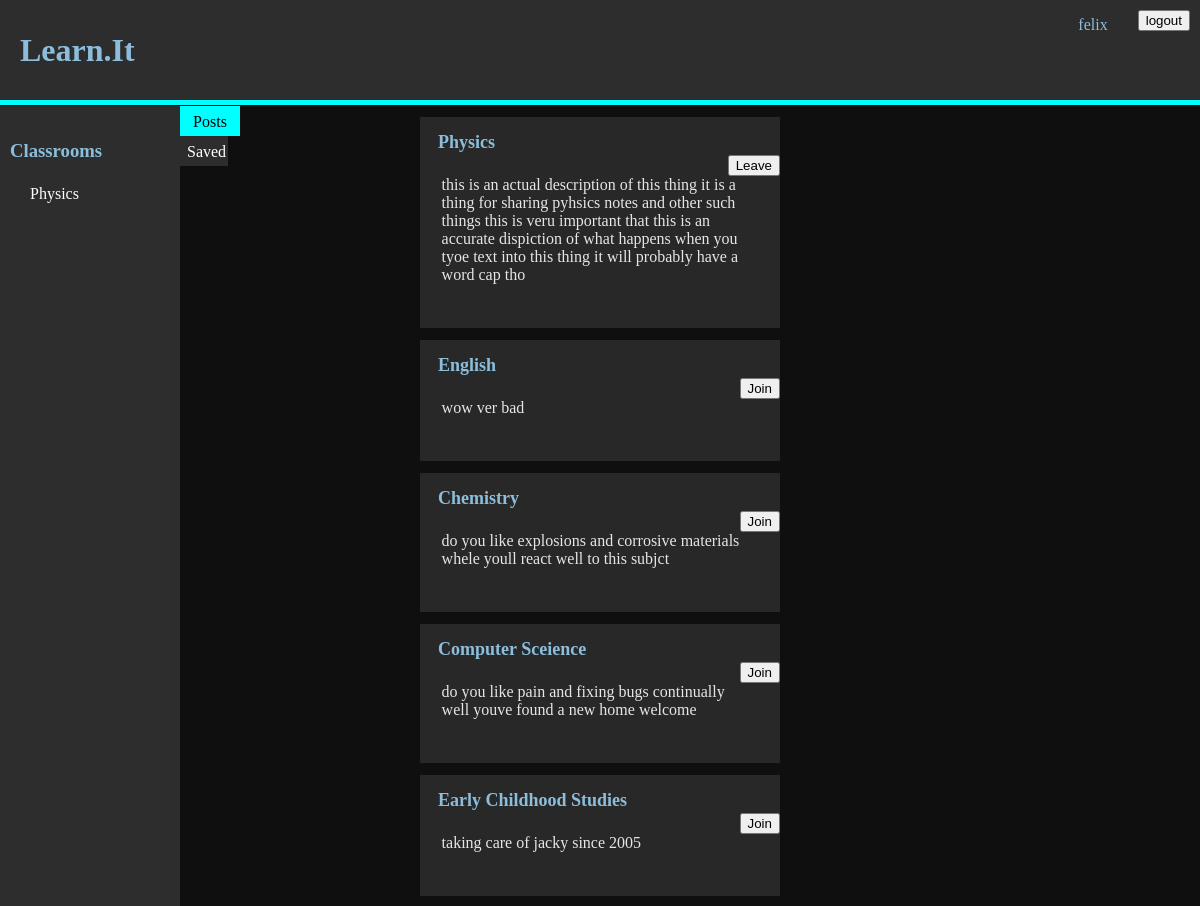
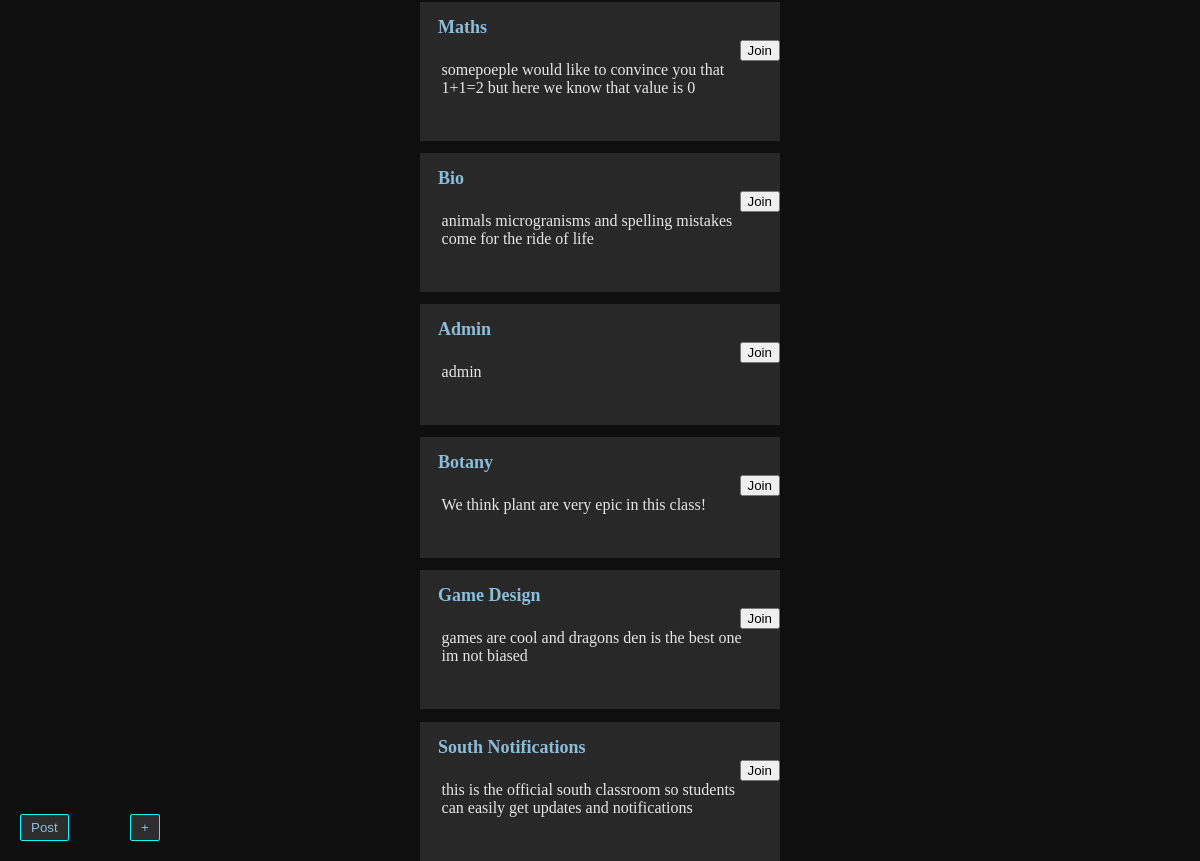
The page /c (signed in) on the database its author committed (2 pictures, top to bottom).
### tables this page shows
CREATE TABLE User (id INTEGER PRIMARY KEY, name STRING, description TEXT, salt TEXT, password STRING);

CREATE TABLE classroom (id INTEGER PRIMARY KEY, name STRING (25), description TEXT (100), ProPic TEXT);

### main.py (the view)
@app.route("/c")
def view_classess():
    name = ''
    my_classess = ""
    id = 0
    if session.get("_User") is None:
        classes = do_query("""SELECT name, id from classroom""", (), None)
    else:
        id = session["_User"]
        classes = do_query("""select classroom.name, id from User_Classroom
                            join classroom ON classroom.id = Cid WHERE Uid = ?;
                            """, (int(session["_User"]),), None)
        name = do_query("SELECT name from User where id = ?",
                        (session["_User"],), "fetch")
        my_classess = do_query(
            """SELECT id from classroom where id in
            (select Cid from User_Classroom where Uid = ?)""",
            (session["_User"],), None)
    posts = do_query("SELECT * from classroom", (), None)
    return render_template("ClassMenu.html", title="Classes", stuff=posts,
                           classrooms=classes, uid=id, user_name=name,
                           myclassrooms=my_classess, page=0)

### main.py (called while the page is built)
def do_query(query, data, fetch):
    conn = sqlite3.connect("learnit.db")
    cur = conn.cursor()
    cur.execute(query, data)
    if fetch is None:
        result = cur.fetchall()
    else:
        result = cur.fetchone()
    conn.close()
    return result

### templates/ClassMenu.html (shortened to what this page needs)
<!DOCTYPE html>
<html lang="en" dir="ltr">
  <head>
  </head>
  <body>
    {%include 'header.html'%}
    {%include 'sidebar.html'%}
    <div class="mode-select">
      <div class="mode-selected">
        <p class="mode-text-selected">Posts</p>
      </div>
      <a href="/saved">
      <div class="mode">
        <p class="mode-text">Saved</p>
      </div>
      </a>
    </div>
    {%for i in stuff%}
    <div class="post">
      <a href="/c/{{i[0]}}"><h1 class="post-title" >{{i[1]}}</h1></a>
      {%if uid != 0%}
      <form action="/join_c" method="post">
        {%if (i[0],) in myclassrooms%}
        <button class="join-button" name="Join" value="{{i[0]}}" type="submit">Leave</button>
        {%else%}
        <button class="join-button" name="Join" value="{{i[0]}}" type="submit">Join</button>
        {%endif%}
      </form>
      {%endif%}
      <p class="post-text">{{i[2]}}</p>
      <br>
    </div>
    {%endfor%}
  </body>
</html>

### templates/header.html (shortened to what this page needs)
<!DOCTYPE html>
<html lang="en" dir="ltr">
<link rel="stylesheet" href="../static/css/style.css">
  <head>
  </head>
  <body>
    <div class="header">
        <h1 class="title"><a href="/" class="Title-link">Learn.it</a>
        </h1>
        {%if login != "1"%}
        <div class="login-box">
          {%if uid == 0%}
          <br>
          <form class="" action="/login" method="post">
            <input class="login-input" type="text" name="UserName" placeholder="User Name">
            <button type="button" name="button"><a href="sign-up">sign up</a> </button>
            <br><br>
            <input class="login-input" type="password" name="Password" placeholder="Password">
            <input type="submit" name="" value="login">
          </form>
          {%else%}
          <form class="logout" action="/logout" method="post">
            <input type="submit" name="" value="logout">
          </form>
              <p class="loggedin-name">{{user_name[0]}}</p>
          {%endif%}
        </div>
        {%endif%}
    </div>
  </body>
</html>

### templates/sidebar.html (shortened to what this page needs)
<!DOCTYPE html>
<html lang="en" dir="ltr">
<link rel="stylesheet" href="../static/css/style.css">
  <head>
  </head>
  <body>
    <div class="sidebar">
      <a href="/c" class="sidebar-Title"><h3 class="sidebar-Title">Classrooms</h3></a>
      {%for i in classrooms%}
        <a href="/c/{{i[1]}}" class="sidebar-Text">{{i[0]}}</a>
      {%endfor%}
    </div>
    {%if uid != 0%}
    <button type="button" class="make-class-link" style="left:20px" >
      <a href="/p">Post</a>
    </button>
    <button type="button" class="make-class-link" >
      <a href="/make_C">+</a>
    </button>
    {%endif%}
  </body>
</html>

### static/css/style.css (style rules this page uses)
div.header { width: 100%; background-color: rgb(45,45,45); height: 100px; padding: 0; color: rgb(140,190,220); border-bottom: solid 5px cyan; margin-bottom: 1px; position: relative; }
body { margin: 0; background-color: rgb(15,15,15) }
a { text-decoration: none; }
.title { margin-top: 0px; margin-left: 20px; text-transform: capitalize; line-height: 100px; text-decoration: none; color:rgb(140,190,220); margin-bottom: 0; float:left; }
.Title-link { text-decoration: none; height:100%; color:rgb(140,190,220); }
.sidebar { height: 100vh; width: 15vw; background-color: rgb(45,45,45); color:rgb(140,190,220); float: left; top: 0px; position:sticky; }
.sidebar-Title { margin-top: 0px; margin-left: 10px; line-height: 30px; color: rgb(140,190,220); text-decoration: none; }
.sidebar-Text { margin-left: 30px; color: white; text-transform: capitalize; display: block; margin-bottom: 15px; }
div.post { margin-left: auto; margin-right: auto; width: 30vw; background-color: rgb(40,40,40); padding-bottom: 10px; }
.post-title { font-size: large; color: rgb(140,190,220); text-transform: capitalize; margin-left: 5%; margin-right: 5%; margin-bottom: 2px; padding-bottom: 0px; padding-top: 15px; text-decoration: none; }
.post-text { width: 85%; margin-left: 1%; padding-left: 5%; padding-right: 5%; color: rgb(230,230,230); overflow:hidden; background-color: rgb(40,40,40); resize: none; border: None; overflow-y: auto; }
.login-box { position: absolute; display: inline-block; height: 100%; width: 20%; right: 0; float: right; }
.loggedin-name { float: right; margin-right: 20px; }
.logout { float: right; display: block; margin: 10px }
.join-button { display: inline; float: right; }
a { color: inherit; text-decoration: none; }
.make-class-link { left: calc(15vw - 50px); bottom: 20px; position: fixed; display: block; color: rgb(140,190,220); border: 1px solid cyan; background-color: rgb(45,45,45); padding-left: 10px; padding-right: 10px; padding-top: 5px; padding-bottom: 5px; border-radius: 2px; }
.mode-select { float: left; width: 5vw; height: 100px; position: sticky; top: 0px; }
.mode { width: 80%; height: 30%; background-color: rgb(45,45,45); z-index: 1; text-align: center; color: white; }
.mode-text { text-align: center; padding: 7px; margin: 0; }
.mode-selected { z-index: 1; text-align: center; width: 100%; height: 30%; background-color: cyan; }
.mode-text-selected { color: black; padding: 7px; margin: 0; }

### rows shown on the page
User: name "felix"
classroom: name "Physics", {{ i[0] }} 1 (drawn), description "this is an actual description of this thing it is a thing for sharing pyhsics notes and other such things this is veru important that this is an accurate dispiction of what happens when you tyoe text into this thing it will probably have a word cap tho"
classroom: name "English", {{ i[0] }} 2 (drawn), description "wow ver bad"
classroom: name "Chemistry", {{ i[0] }} 3 (drawn), description "do you like explosions and corrosive materials whele youll react well to this subjct"
classroom: name "Computer Sceience", {{ i[0] }} 4 (drawn), description "do you like pain and fixing bugs continually well youve found a new home welcome"
classroom: name "Early Childhood Studies", {{ i[0] }} 5 (drawn), description "taking care of jacky since 2005"
classroom: name "Maths", {{ i[0] }} 6 (drawn), description "somepoeple would like to convince you that 1+1=2 but here we know that value is 0"
classroom: name "Bio", {{ i[0] }} 7 (drawn), description "animals microgranisms and spelling mistakes come for the ride of life"
classroom: name "Admin", {{ i[0] }} 8 (drawn), description "admin"
classroom: name "Botany", {{ i[0] }} 9 (drawn), description "We think plant are very epic in this class!"
classroom: name "Game Design", {{ i[0] }} 10 (drawn), description "games are cool and dragons den is the best one im not biased"
classroom: name "South Notifications", {{ i[0] }} 11 (drawn), description "this is the official south classroom so students can easily get updates and notifications"
